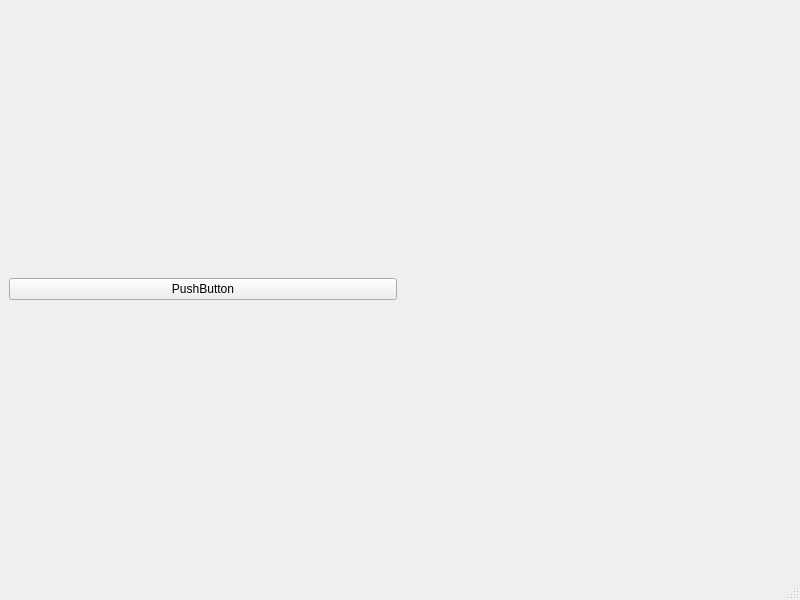
<?xml version="1.0" encoding="UTF-8"?>
<ui version="4.0">
 <class>MainWindow</class>
 <widget class="QMainWindow" name="MainWindow">
  <property name="geometry">
   <rect>
    <x>0</x>
    <y>0</y>
    <width>800</width>
    <height>600</height>
   </rect>
  </property>
  <property name="windowTitle">
   <string>MainWindow</string>
  </property>
  <widget class="QWidget" name="centralwidget">
   <layout class="QGridLayout" name="gridLayout">
    <item row="0" column="0">
     <widget class="QPushButton" name="pushButton">
      <property name="text">
       <string>PushButton</string>
      </property>
     </widget>
    </item>
    <item row="0" column="1">
     <layout class="QHBoxLayout" name="horizontalLayout">
      <item>
       <widget class="PlotWidget" name="widget" native="true"/>
      </item>
     </layout>
    </item>
   </layout>
  </widget>
  <widget class="QMenuBar" name="menubar">
   <property name="geometry">
    <rect>
     <x>0</x>
     <y>0</y>
     <width>800</width>
     <height>21</height>
    </rect>
   </property>
  </widget>
  <widget class="QStatusBar" name="statusbar"/>
 </widget>
 <customwidgets>
  <customwidget>
   <class>PlotWidget</class>
   <extends>QWidget</extends>
   <header>pyqtgraph</header>
   <container>1</container>
  </customwidget>
 </customwidgets>
 <resources/>
 <connections/>
</ui>
